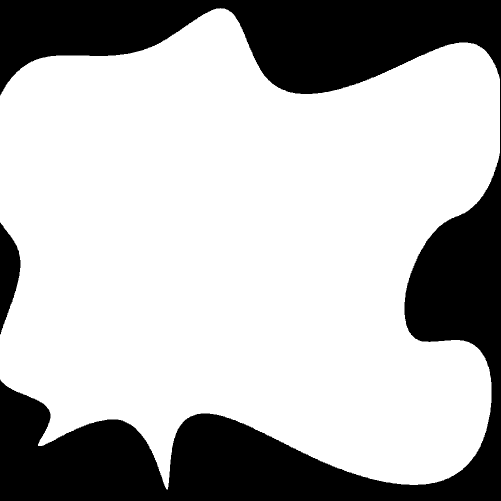
#> input picture mobile_robot_simulator/algorithms/dqn_mpa/test_4.png, 1001 x 1001 px, found by its file name (shown at 1/2 size)
$ python wavefront.py
#> lines starting #> are read from the running program, lines starting #| are printed output that depends on the picture; after the words box and inside, x2 and y2 are one past the last pixel; in counts of white or black regions, pixels touching at a corner belong together
"""
Distance/Path Transform Wavefront Coverage Path Planner

author: Todd Tang
paper: Planning paths of complete coverage of an unstructured environment
         by a mobile robot - Zelinsky et.al.
link: http://pinkwink.kr/attachment/cfile3.uf@1354654A4E8945BD13FE77.pdf
"""

import os
import sys

import matplotlib.pyplot as plt
import numpy as np
from scipy import ndimage


from skimage import data, color
from skimage.transform import rescale, resize
import os
import sys
from skimage.io import imsave, imread

do_animation = True


# [179 lines left out: functions transform, get_search_order_increment, wavefront, visualize_path, not called in this run]


def main():


    dir_path = os.path.dirname(os.path.realpath(__file__))
    image = plt.imread(os.path.join(dir_path, 'test_4.png'))
#> image: shape (1001, 1001) float32; values 0 (black) and 1 (white), 71.4% white; 2 black regions, box (x1, y1, x2, y2) and area: (0, 0, 1001, 1001) 281236, (0, 445, 41, 669) 5618
    image_resized = resize(image, (image.shape[0] // 50, image.shape[1] // 50),
                            anti_aliasing=True)
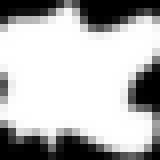
#> image_resized: shape (20, 20) float32 (shown 8 times larger); min 0, max 1, mean 0.714
    imsave("resized_test_4.png", image_resized)
#> (the run stopped early here; a loop or call above may not have finished)
